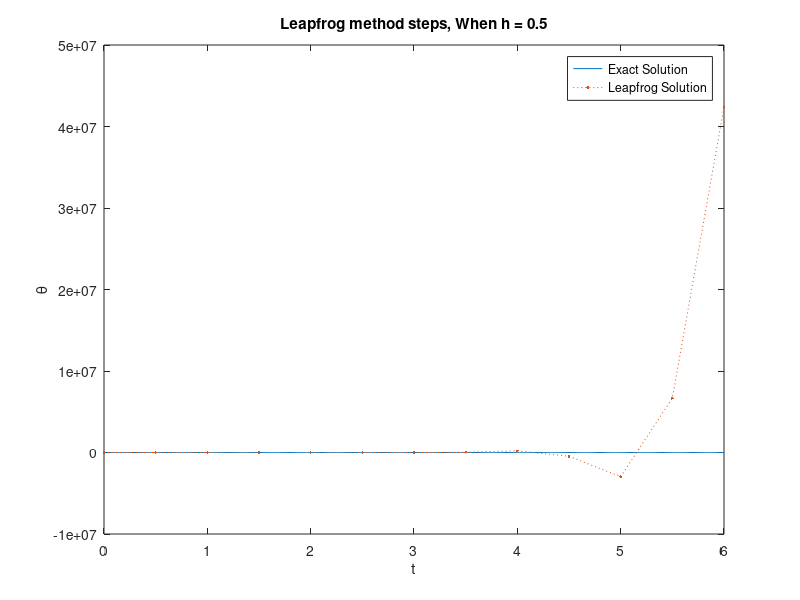

MATLAB code for this plot:
close all;
clc;
h = 0.5;     % Step size
Tmax = 6;    % Maximum time
N = Tmax / h;  % Maximum number of steps
alpha=0.5;
t = linspace(0,Tmax,N+1);  % Time range
g = 9.81;
l = 0.6;

% Analytical solution of the differential equation
treal = 0:0.01:Tmax;
theta_real = 10*cos(sqrt(g/l)*treal);
plot(treal,theta_real);
hold on

%Numerical solution
f=@(t,theta) [theta(2); (-g/l)*theta(1)]; % Governing system of equations

% Initial Conditions
Theta = [10; 0];
% Initialization with second order Runge-Kutta method
k1 = h.*f(t(1),Theta(:,1));
k2 = h.*f(t(1)+alpha.*h, Theta(:,1)+alpha.*k1);
Theta(:,2) = Theta(:,1) + (1-1/2/alpha).*k1 + k2/2/alpha;

% Leapfrog method steps
for i=2:N
    Theta(:,i+1) = Theta(:,i-1) + 2.*h.*f(t(i),Theta(:,i));
end
plot(t,Theta(1,:),'.:')
legend('Exact Solution','Leapfrog Solution','Location','NorthEast')
title(['Leapfrog method steps, When h = ' num2str(h)])
xlabel('t')
ylabel('\theta')